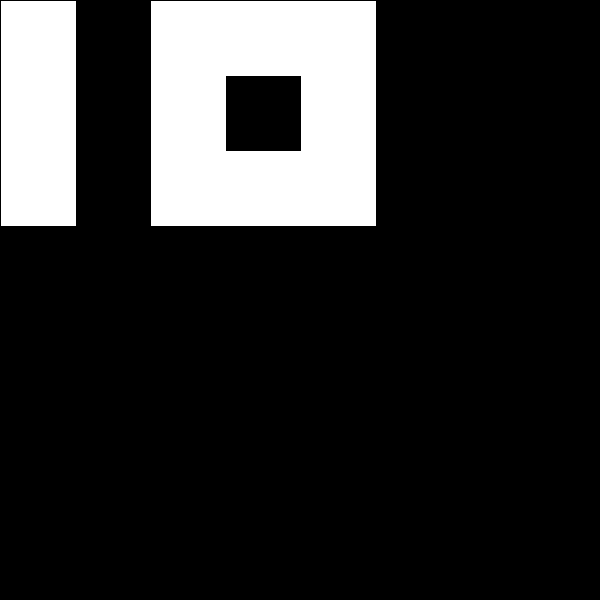
Frame 1 (no input)
Frame 60 (the mouse pressed at the canvas centre just before this capture): identical to frame 1, image omitted
Frame 120 (the mouse held since frame 60 and released just before this capture): identical to frame 1, image omitted

The Processing sketch that drew this single still picture (run headless with seeded random() and noise(); from frame 60 on, the mouse is pressed at the canvas centre):

// Processing sketch: ioobject_corner_sketch
// ── ioobject_corner_sketch.pde
int b = 0;

void setup() {
  size(600, 600);
  background(b);
}

void draw() {
  float x = 1;
  float y = 1;
  int s = 75;
  rectMode(CORNER);
  noStroke();
  fill(255);
  // the i
  rect(x, y, s, s * 3);
  // the outer o
  rect(x + s * 2, y, s * 3, s * 3);
  // the inner o
  fill(b);
  rect(x + s * 3, y + s, s, s);
}
